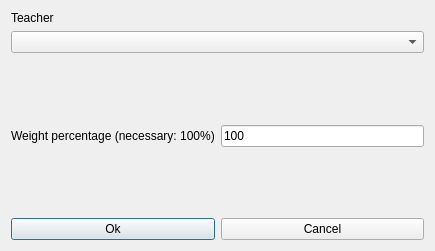
<?xml version="1.0" encoding="UTF-8"?>
<ui version="4.0">
 <class>ModifyConstraintTeacherMaxTwoConsecutiveMorningsForm_template</class>
 <widget class="QDialog" name="ModifyConstraintTeacherMaxTwoConsecutiveMorningsForm_template">
  <property name="geometry">
   <rect>
    <x>0</x>
    <y>0</y>
    <width>435</width>
    <height>251</height>
   </rect>
  </property>
  <property name="windowTitle">
   <string extracomment="This is the title of the dialog to modify a constraint of this type">Modify teacher max two consecutive mornings</string>
  </property>
  <layout class="QVBoxLayout" name="verticalLayout_2">
   <item>
    <layout class="QVBoxLayout" name="verticalLayout">
     <item>
      <widget class="QLabel" name="teacherTextLabel">
       <property name="frameShape">
        <enum>QFrame::NoFrame</enum>
       </property>
       <property name="frameShadow">
        <enum>QFrame::Plain</enum>
       </property>
       <property name="text">
        <string>Teacher</string>
       </property>
       <property name="wordWrap">
        <bool>false</bool>
       </property>
      </widget>
     </item>
     <item>
      <widget class="QComboBox" name="teachersComboBox">
       <property name="editable">
        <bool>false</bool>
       </property>
       <property name="insertPolicy">
        <enum>QComboBox::NoInsert</enum>
       </property>
       <property name="duplicatesEnabled">
        <bool>false</bool>
       </property>
      </widget>
     </item>
    </layout>
   </item>
   <item>
    <spacer name="verticalSpacer">
     <property name="orientation">
      <enum>Qt::Vertical</enum>
     </property>
     <property name="sizeHint" stdset="0">
      <size>
       <width>20</width>
       <height>38</height>
      </size>
     </property>
    </spacer>
   </item>
   <item>
    <layout class="QHBoxLayout" name="horizontalLayout_2">
     <item>
      <widget class="QLabel" name="weightTextLabel">
       <property name="frameShape">
        <enum>QFrame::NoFrame</enum>
       </property>
       <property name="frameShadow">
        <enum>QFrame::Plain</enum>
       </property>
       <property name="text">
        <string>Weight percentage (necessary: 100%)</string>
       </property>
       <property name="wordWrap">
        <bool>false</bool>
       </property>
      </widget>
     </item>
     <item>
      <widget class="QLineEdit" name="weightLineEdit">
       <property name="text">
        <string notr="true">100</string>
       </property>
      </widget>
     </item>
    </layout>
   </item>
   <item>
    <spacer name="verticalSpacer_3">
     <property name="orientation">
      <enum>Qt::Vertical</enum>
     </property>
     <property name="sizeHint" stdset="0">
      <size>
       <width>20</width>
       <height>38</height>
      </size>
     </property>
    </spacer>
   </item>
   <item>
    <layout class="QHBoxLayout" name="horizontalLayout">
     <item>
      <widget class="QPushButton" name="okPushButton">
       <property name="text">
        <string>Ok</string>
       </property>
      </widget>
     </item>
     <item>
      <widget class="QPushButton" name="cancelPushButton">
       <property name="text">
        <string>Cancel</string>
       </property>
      </widget>
     </item>
    </layout>
   </item>
  </layout>
 </widget>
 <layoutdefault spacing="6" margin="11"/>
 <resources/>
 <connections/>
</ui>
